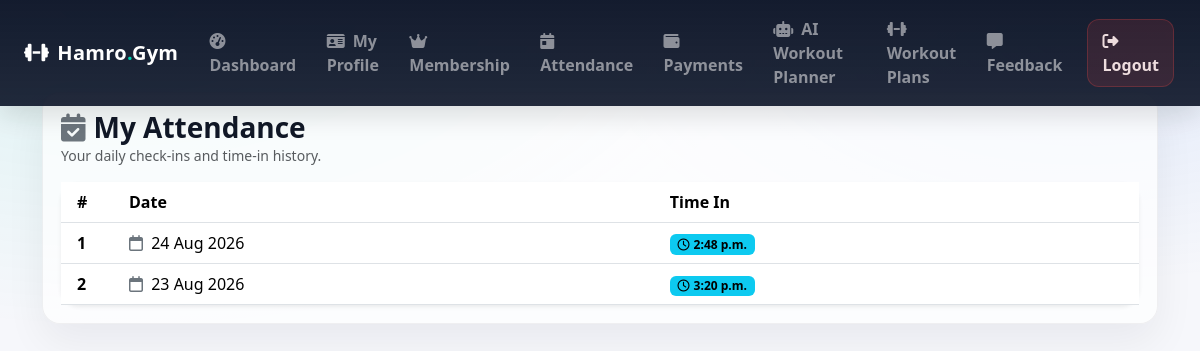
Page /member_attendance/ (signed in) on the committed database.
### gymapp/models.py (models this page shows, shortened)
class Attendance(models.Model):
    member = models.ForeignKey(
        MemberProfile,
        on_delete=models.CASCADE,
        related_name='attendances'
    )
    date = models.DateField(default=timezone.now)
    time_in = models.TimeField(null=True, blank=True) # time when member checked in
    class Meta:
        unique_together = ('member', 'date') # ensure one attendance record per member per day

### gymapp/views.py (the view)
    def wrapper(request, *args, **kwargs):
        if not request.user.is_authenticated or getattr(request.user, 'role', None) != 'MEMBER':
            messages.error(request, 'You must be a member to access this page.')
            return redirect('member_login')
        return view_func(request, *args, **kwargs)

### gymapp/views.py (called while the page is built)
def member_required(view_func):
    def wrapper(request, *args, **kwargs):
        if not request.user.is_authenticated or getattr(request.user, 'role', None) != 'MEMBER':
            messages.error(request, 'You must be a member to access this page.')
            return redirect('member_login')
        return view_func(request, *args, **kwargs)
    return wrapper

@member_required
def member_attendance(request):
    member_profile = MemberProfile.objects.get(user=request.user)
    attendances = Attendance.objects.filter(member=member_profile).order_by('-date')
    return render(request, 'member_attendance.html', {'attendances': attendances})

### gymapp/templates/member_attendance.html (shortened to what this page needs)
{% extends 'base.html' %}
{% block content %}
<div class="d-flex flex-wrap justify-content-between align-items-center gap-2 mb-3">
    <div>
        <h3 class="mb-0 fw-bold">
            <i class="fa-solid fa-calendar-check me-2 text-secondary"></i>My Attendance
        </h3>
        <div class="text-muted small">Your daily check-ins and time-in history.</div>
    </div>
</div>
<div class="card border-0 shadow-sm" style="border-radius:18px;">
    <div class="card-body p-0">
        <div class="table-responsive">
            <table class="table table-hover align-middle mb-0">
                <thead style="background: rgba(15,23,42,.98); color:#fff;">
                <tr>
                    <th class="ps-3" style="width:60px;">#</th>
                    <th style="min-width:170px;">Date</th>
                    <th style="min-width:150px;">Time In</th>
                </tr>
                </thead>
                <tbody>
                {% for a in attendances %}
                    <tr>
                        <td class="ps-3 fw-semibold">{{ forloop.counter }}</td>
                        <td class="text-nowrap">
                            <i class="fa-regular fa-calendar me-1 text-secondary"></i>
                            {{ a.date|date:"d M Y" }}
                        </td>
                        <td class="text-nowrap">
                            {% if a.time_in %}
                                <span class="badge text-bg-info">
                                    <i class="fa-regular fa-clock me-1"></i>{{ a.time_in }}
                                </span>
                            {% else %}
                                <span class="text-muted">-</span>
                            {% endif %}
                        </td>
                    </tr>
                {% endfor %}
                </tbody>
            </table>
        </div>
    </div>
</div>
{% endblock %}

### gymapp/templates/base.html (style rules this page uses)
:root { --brand: #00d1b2; --dark-2: #0f172a; --card: #ffffff; --muted: #6b7280; }
body { background: radial-gradient(1200px 600px at 10% 0%, rgba(0, 209, 178, .10), transparent 55%), radial-gradient(900px 450px at 90% 10%, rgba(59, 130, 246, .10), transparent 55%), #f6f7fb; color: #111827; }

### rows in the picture
Attendance: date "24 Aug 2026", time_in "2:48 p.m."
Attendance: date "23 Aug 2026", time_in "3:20 p.m."
